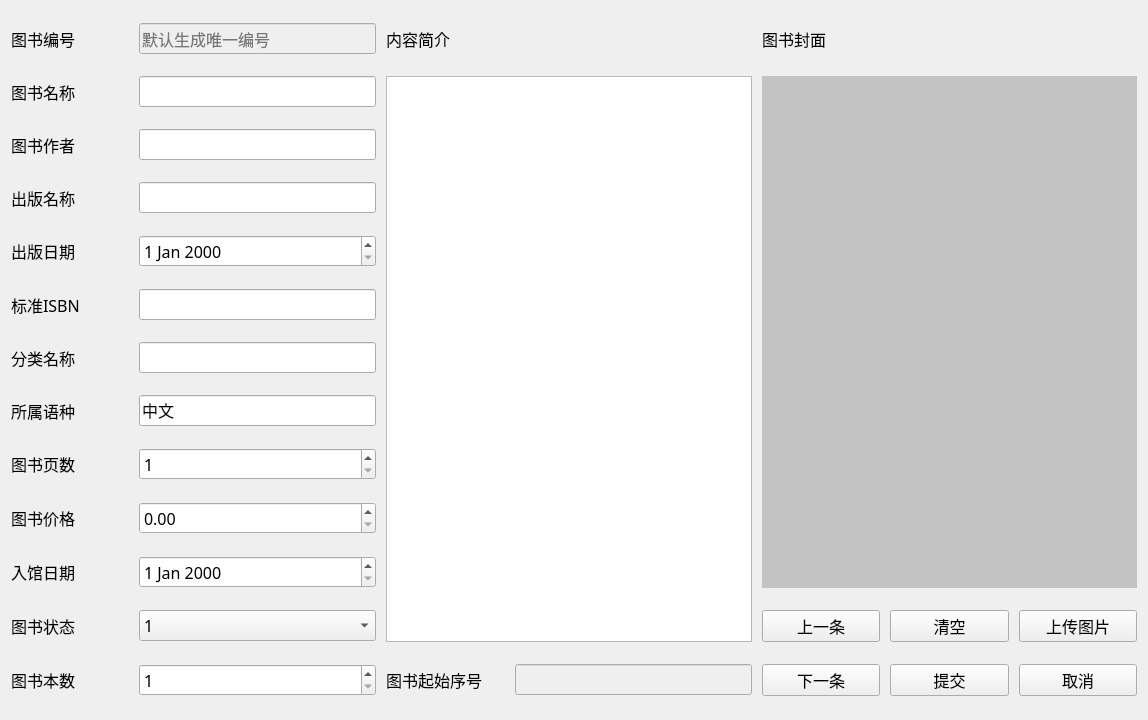
<?xml version="1.0" encoding="UTF-8"?>
<ui version="4.0">
 <class>BookInfo</class>
 <widget class="QWidget" name="BookInfo">
  <property name="geometry">
   <rect>
    <x>0</x>
    <y>0</y>
    <width>1148</width>
    <height>720</height>
   </rect>
  </property>
  <property name="font">
   <font>
    <family>微软雅黑</family>
    <pointsize>12</pointsize>
   </font>
  </property>
  <property name="windowTitle">
   <string>Form</string>
  </property>
  <layout class="QGridLayout" name="gridLayout" columnstretch="1,2,1,2,1,1,1">
   <property name="spacing">
    <number>10</number>
   </property>
   <item row="4" column="0">
    <widget class="QLabel" name="label_7">
     <property name="text">
      <string>出版日期</string>
     </property>
    </widget>
   </item>
   <item row="1" column="1">
    <widget class="QLineEdit" name="bkName"/>
   </item>
   <item row="5" column="1">
    <widget class="QLineEdit" name="bkISBN"/>
   </item>
   <item row="11" column="6">
    <widget class="QPushButton" name="btn_upload">
     <property name="text">
      <string>上传图片</string>
     </property>
    </widget>
   </item>
   <item row="1" column="0">
    <widget class="QLabel" name="label_2">
     <property name="text">
      <string>图书名称</string>
     </property>
    </widget>
   </item>
   <item row="13" column="4">
    <widget class="QPushButton" name="btn_next">
     <property name="text">
      <string>下一条</string>
     </property>
    </widget>
   </item>
   <item row="10" column="1">
    <widget class="QDateEdit" name="bkInDate"/>
   </item>
   <item row="2" column="1">
    <widget class="QLineEdit" name="bkAuthor"/>
   </item>
   <item row="11" column="1">
    <widget class="QComboBox" name="bkStatus">
     <item>
      <property name="text">
       <string>1</string>
      </property>
     </item>
     <item>
      <property name="text">
       <string>2</string>
      </property>
     </item>
     <item>
      <property name="text">
       <string>3</string>
      </property>
     </item>
    </widget>
   </item>
   <item row="9" column="0">
    <widget class="QLabel" name="label_9">
     <property name="text">
      <string>图书价格</string>
     </property>
    </widget>
   </item>
   <item row="9" column="1">
    <widget class="QDoubleSpinBox" name="bkPrice">
     <property name="maximum">
      <double>9999.989999999999782</double>
     </property>
    </widget>
   </item>
   <item row="8" column="0">
    <widget class="QLabel" name="label_11">
     <property name="text">
      <string>图书页数</string>
     </property>
    </widget>
   </item>
   <item row="13" column="6">
    <widget class="QPushButton" name="btn_cancal">
     <property name="text">
      <string>取消</string>
     </property>
    </widget>
   </item>
   <item row="0" column="0">
    <widget class="QLabel" name="label">
     <property name="text">
      <string>图书编号</string>
     </property>
    </widget>
   </item>
   <item row="6" column="0">
    <widget class="QLabel" name="label_6">
     <property name="text">
      <string>分类名称</string>
     </property>
    </widget>
   </item>
   <item row="11" column="4">
    <widget class="QPushButton" name="btn_prev">
     <property name="text">
      <string>上一条</string>
     </property>
    </widget>
   </item>
   <item row="13" column="2">
    <widget class="QLabel" name="label_16">
     <property name="text">
      <string>图书起始序号</string>
     </property>
    </widget>
   </item>
   <item row="10" column="0">
    <widget class="QLabel" name="label_10">
     <property name="text">
      <string>入馆日期</string>
     </property>
    </widget>
   </item>
   <item row="7" column="1">
    <widget class="QLineEdit" name="bkLang">
     <property name="text">
      <string>中文</string>
     </property>
    </widget>
   </item>
   <item row="1" column="2" rowspan="11" colspan="2">
    <widget class="QTextEdit" name="bkIntro"/>
   </item>
   <item row="2" column="0">
    <widget class="QLabel" name="label_3">
     <property name="text">
      <string>图书作者</string>
     </property>
    </widget>
   </item>
   <item row="3" column="0">
    <widget class="QLabel" name="label_4">
     <property name="text">
      <string>出版名称</string>
     </property>
    </widget>
   </item>
   <item row="8" column="1">
    <widget class="QSpinBox" name="bkPage">
     <property name="minimum">
      <number>1</number>
     </property>
     <property name="maximum">
      <number>9999</number>
     </property>
    </widget>
   </item>
   <item row="0" column="1">
    <widget class="QLineEdit" name="bkID">
     <property name="enabled">
      <bool>false</bool>
     </property>
     <property name="placeholderText">
      <string>默认生成唯一编号</string>
     </property>
    </widget>
   </item>
   <item row="4" column="1">
    <widget class="QDateEdit" name="bkPubDate"/>
   </item>
   <item row="3" column="1">
    <widget class="QLineEdit" name="bkPub"/>
   </item>
   <item row="6" column="1">
    <widget class="QLineEdit" name="bkClassfy"/>
   </item>
   <item row="5" column="0">
    <widget class="QLabel" name="label_8">
     <property name="text">
      <string>标准ISBN</string>
     </property>
    </widget>
   </item>
   <item row="1" column="4" rowspan="10" colspan="3">
    <widget class="QLabel" name="bkCover">
     <property name="styleSheet">
      <string notr="true">background-color: rgb(195, 195, 195);</string>
     </property>
     <property name="text">
      <string/>
     </property>
    </widget>
   </item>
   <item row="13" column="5">
    <widget class="QPushButton" name="btn_submit">
     <property name="text">
      <string>提交</string>
     </property>
    </widget>
   </item>
   <item row="11" column="5">
    <widget class="QPushButton" name="btn_clear">
     <property name="text">
      <string>清空</string>
     </property>
    </widget>
   </item>
   <item row="13" column="0">
    <widget class="QLabel" name="label_12">
     <property name="text">
      <string>图书本数</string>
     </property>
    </widget>
   </item>
   <item row="11" column="0">
    <widget class="QLabel" name="label_1">
     <property name="text">
      <string>图书状态</string>
     </property>
    </widget>
   </item>
   <item row="0" column="4">
    <widget class="QLabel" name="label_14">
     <property name="text">
      <string>图书封面</string>
     </property>
    </widget>
   </item>
   <item row="0" column="2">
    <widget class="QLabel" name="label_13">
     <property name="text">
      <string>内容简介</string>
     </property>
    </widget>
   </item>
   <item row="7" column="0">
    <widget class="QLabel" name="label_5">
     <property name="text">
      <string>所属语种</string>
     </property>
    </widget>
   </item>
   <item row="13" column="3">
    <widget class="QLineEdit" name="bkIDBegin">
     <property name="enabled">
      <bool>false</bool>
     </property>
    </widget>
   </item>
   <item row="13" column="1">
    <widget class="QSpinBox" name="bkNum">
     <property name="minimum">
      <number>1</number>
     </property>
    </widget>
   </item>
  </layout>
 </widget>
 <resources/>
 <connections/>
</ui>
